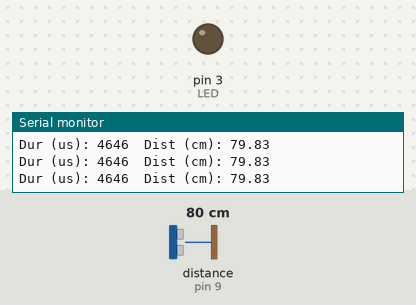
This sketch was run on a simulated Arduino Uno, built with avr-gcc and run on an emulated ATmega328P. Shown: output pins drawn as LEDs (lit = HIGH), the last lines printed to the serial monitor. Wiring (inferred from the names in the program): ultrasonic range finder: trigger pin 10; echo pin 9. The inputs (shaded band) are chosen by the test bench; at power-on: distance to the obstacle (sensor on pin 9) 80 cm. The echo pulse lasts 58.3 µs per cm; pins used as bus, display or sensor lines are not drawn.

Above: at 1.2 s.
1.3 s: distance to the obstacle (sensor on pin 9) set to 22 cm
4.3 s: distance to the obstacle (sensor on pin 9) set to 19 cm
At 5.2 s:
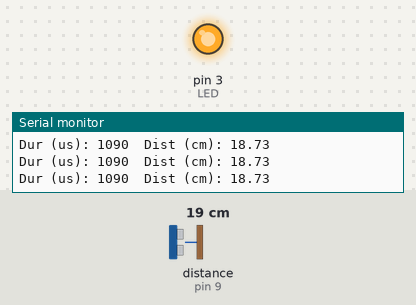
5.9 s: distance to the obstacle (sensor on pin 9) set to 35 cm
At 7.1 s:
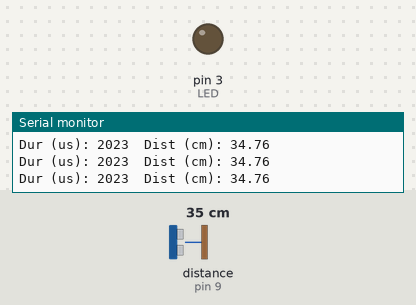
7.6 s: distance to the obstacle (sensor on pin 9) set to 2 cm
At 8.1 s:
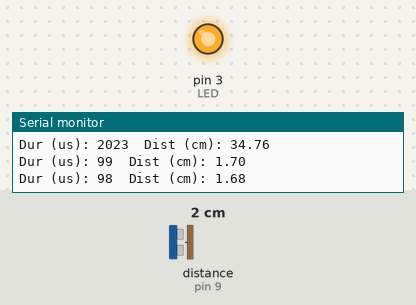
Timing chart, 0 to 10.2 s (numbered marks = the images above; inputs shaded):
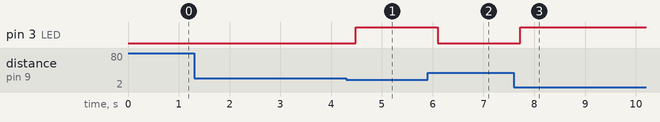

The sketch:

Test5_sensor_distancia.ino
```cpp
int TRIG = 10;
int ECO = 9;
int LED = 3;
// Mínimo cambio: usar tipo adecuado para pulseIn
unsigned long DURACION;
float DISTANCIA;

void setup() {
  pinMode(TRIG, OUTPUT);
  pinMode(ECO, INPUT);    // <-- CAMBIO: ECO debe ser INPUT
  pinMode(LED, OUTPUT);
  digitalWrite(TRIG, LOW); // asegurar TRIG en LOW al inicio
  Serial.begin(9600);
}

void loop() {
  // Generar pulso de trigger correcto (10 microsegundos)
  digitalWrite(TRIG, LOW);
  delayMicroseconds(2);
  digitalWrite(TRIG, HIGH);
  delayMicroseconds(10);  // <-- CAMBIO: usar microsegundos, no delay(1)
  digitalWrite(TRIG, LOW);

  // Leer duración (añadido timeout para no bloquear)
  DURACION = pulseIn(ECO, HIGH, 30000UL); // timeout 30 ms

  if (DURACION == 0) {
    Serial.println("No echo (timeout)");
    digitalWrite(LED, LOW);
  } else {
    DISTANCIA = DURACION / 58.2; // conversión a cm
    Serial.print("Dur (us): ");
    Serial.print(DURACION);
    Serial.print("  Dist (cm): ");
    Serial.println(DISTANCIA);

    if (DISTANCIA < 20.0) digitalWrite(LED, HIGH);
    else digitalWrite(LED, LOW);
  }

  delay(200);
}
```

Measured:
- the behaviour switches between 21 and 20 cm on distance to the obstacle (sensor on pin 9) (found by bisection; images 0 and 1)
- after the input at 4.3 s, pin 3 (LED): LOW → HIGH after 0.18 s
- after the input at 5.9 s, pin 3 (LED): HIGH → LOW after 0.20 s
- after the input at 7.6 s, pin 3 (LED): LOW → HIGH after 0.13 s
